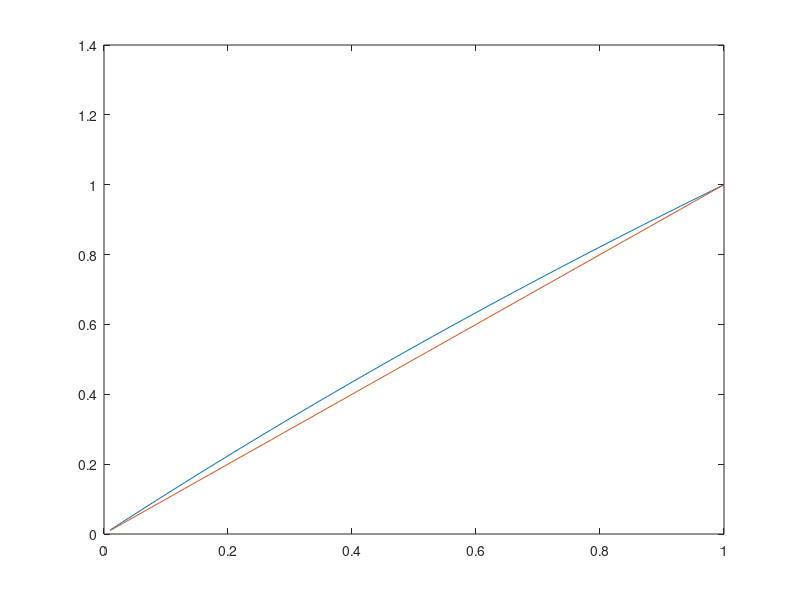

The MATLAB source for this figure:
%y =(10);
%disp(y);
%x = [0.1,0.2,0.3,0.4,0.5,0.6,0.7,0.8,0.9,1.0];
x = (0.01:0.01:1);
y = (length(x)); 
P_acetone_sat  = 30;  % (For temperature range --(20 -25 degree Celcius)
P_chloroform_sat =  26; 
k = P_acetone_sat/P_chloroform_sat;
for i = 1:length(x)
eqn = @(y) y-x(i)*y-k*x(i)+k*x(i)*y;
y(i) = fsolve(eqn,0.5);
disp(y(i));
end
plot(x,y);
hold on
plot(x,x);